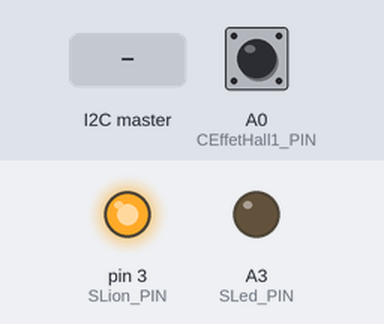
This sketch was run on a simulated Arduino Uno, built with avr-gcc and run on an emulated ATmega328P. On the bench: output pins drawn as LEDs (lit = HIGH). Inputs (shaded band) come from the test bench; at power-on: A0 (CEffetHall1_PIN) HIGH. What the sketch prints to the serial monitor is not drawn.

Above: at 0.05 s.
At 1.2 s:
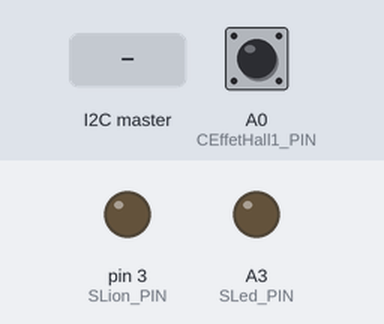
1.3 s: the I2C master sends the byte 1
At 3.1 s:
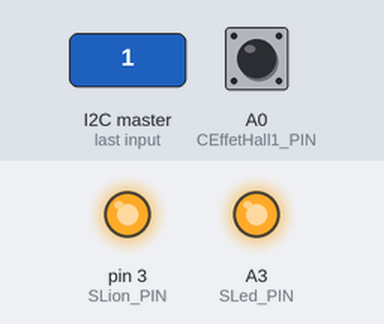
3.6 s: the I2C master sends the byte 0
5.1 s: the I2C master sends the byte 2
Timing chart, 0 to 8.1 s (numbered marks = the images above; inputs shaded):
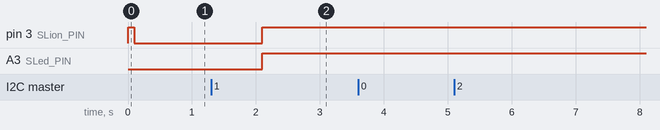

The sketch:

Lion.ino
```cpp
#include <Wire.h>

//Fichier LionB.h
#define SLAVE_ADDRESS 0x13
#define CEffetHall1_PIN A0 //Capteur à effet Hall 1
#define SLed_PIN A3 //Led de sortie
#define SLion_PIN 3 //Actionneur
#define DEBOUNCE 2000

int sd_reading = HIGH;        //Valeur actuelle du capteur
int sd_previous = HIGH;       //Valeur précédente du capteur
long ms_time = 0;

class LionB {

  private :
    bool C_EffetHall;
    bool S_Lion;
    bool S_Led;
    bool mechanism_status;

  public :
    bool actuator[2] = {S_Lion, S_Led};
    bool sensor[1] = {C_EffetHall};
    bool getMechanism_status();
    void setMechanism_status(bool ms);

  public :
    LionB();
    void setupMechanism();
    void execute();
};

//Fichier LionB.cpp

LionB::LionB(){
  C_EffetHall = false;
  S_Led = false;
  S_Lion = false;
  mechanism_status = false;
}

bool LionB::getMechanism_status(){
  return mechanism_status;
}

void LionB::setMechanism_status(bool ms){
  mechanism_status = ms;
}

void LionB::setupMechanism() {

  pinMode(C_EffetHall, INPUT); // pin 6
  digitalWrite(C_EffetHall, HIGH);

  pinMode(SLion_PIN, OUTPUT); // Vers relais lionb
  digitalWrite(SLion_PIN, HIGH);

  pinMode(SLion_PIN, OUTPUT);         //On initialise le pin du relais de l'électroaimant de la ventouse pour le tiroir
  if (S_Lion = false){               //Suivant la valeur de l'attribut
    digitalWrite(SLion_PIN, LOW);       //On active le relais de l'électroaimant par défaut
  }else{
    digitalWrite(SLion_PIN, HIGH);      //On désactive le relais de l'électroaimant par défaut
    }

  pinMode(SLed_PIN, OUTPUT);          //On initialise le pin de la Led
  if (S_Led = false){             //Suivant la valeur de l'attribut
    digitalWrite(SLed_PIN, HIGH);       //On désactive la Led
  }else{
    digitalWrite(SLed_PIN, LOW);       //On active la Led
  }
}

void LionB::execute(){


  sd_reading = digitalRead(CEffetHall1_PIN);       //On récupère la valeur du capteur à effet Hall

  //on tient à vérifier si il y a eu un changement de position ou un parasite (bille qui trésaute)...
  if (sd_reading != sd_previous) {
    ms_time = millis();               //On remet le timer de déparasitage à 0
  }

  sd_previous = sd_reading;

  if (sd_reading == HIGH
  && (millis() - ms_time) > DEBOUNCE){      //On vérifie que la statuette est tournée depuis un certain temps (DEBOUNCE)

    C_EffetHall = false;             //On fixe la valeur de l'attribut capteur

    if (mechanism_status == false) {        //Si il y a eu le premier changement de position

      S_Lion = true;                  //On active l'électroaimant du tiroir
      S_Led = true;                   //On allume la led rouge
      mechanism_status = true;        //On valide le mécanisme
    }
  }else{                        //Si il n'y a pas eu de changement de position positif

    C_EffetHall = false;             //On fixe la valeur de l'attribut capteur
  }

  if (S_Lion == true ){              //Pour désactiver l'electroaimant du tiroir
    digitalWrite(SLion_PIN, HIGH);    //reset pour defaire le solenoide
    digitalWrite(SLed_PIN, HIGH);
  }else
  {
    digitalWrite(SLion_PIN, LOW);    //reset pour defaire le solenoide
    digitalWrite(SLed_PIN, LOW);
  }

  if (S_Led == true ){                    //Pour allumer la led témoin
    delay(100);                           //On attend 0.1 seconde
    digitalWrite(SLed_PIN, HIGH);         //On allume la led de contrôle
  }else{                                  //Pour éteindre la led témoin
    delay(100);                           //On attend 0.1 seconde
    digitalWrite(SLed_PIN, LOW);          //On éteint la led de contrôle
  }

  if ( mechanism_status == false ){         //En cas de reset
    S_Led = false;                  //On change la valeur de l'attribut
    S_Lion = false;    //La led correspondante sur le panneau du superviseur est allumée
  }

}

LionB mechanism = LionB();

void execute_order(String order){

  Serial.print("Order received : ");
  Serial.println(order);//412221

  if(order[1] == '1'){                //Si le 2eme caractère est 1
    mechanism.setMechanism_status(true);      //On valide le mécanisme
  }else if(order[1] == '0'){              //Si le 2eme caractère est 0
    mechanism.setMechanism_status(false);     //On invalide le mécanisme
  }

  for(int i=2; i<sizeof(order); i++) {        //Pour chaque actionneur
    if(order[i] == '1'){              //Si le caractère est 1
      mechanism.actuator[i-1] = true;       //On valide l'actionneur
    }else if(order[i] == '0'){            //Si le caractère est 0
      mechanism.actuator[i-1] = false;      //On invalide l'actionneur
    }
  }
}

void receive_order(int numBytes) {
  String data_received;

  while(Wire.available() > 0) {           //Tant que le message i2c reçu n'est pas fini
    char c = Wire.read();             //On lit le caractère suivant du message sur le bus i2c
    data_received += String(c);           //On ajoute le caractère du message aux données reçus
  }

  if(data_received != "2") {              //Si les données reçues sont bien un message d'ordre
    execute_order(data_received);         //On exécute les ordres du message d'ordre
  }
}

String getMessagei2c() {
  String ms_I2Cmessage = "ms";
  String as_I2Cmessage = "as";
  String sd_I2Cmessage = "sd";
  String I2Cmessage;

  if(mechanism.getMechanism_status() == true){    //Si le mécanisme est validé
    ms_I2Cmessage += "T";             //On ajoute T au message i2c
  }else{                        //Si le mécanisme est invalide
    ms_I2Cmessage += "F";             //On ajoute F au message i2c
  }

  for(int i=0; i<sizeof(mechanism.actuator); i++){  //Pour chaque actionneur du mécanisme
    if (mechanism.actuator[i] == true){       //Si l'actionneur est validé
      as_I2Cmessage += "T";           //On ajoute T au message i2c
    }else{                      //Si l'actionneur est invalidé
      as_I2Cmessage += "F";           //On ajoute F au message i2c
    }
  }
  if(as_I2Cmessage.length() < 6){
    for(int i=as_I2Cmessage.length()-1; i<5; i++){  //Tant que le message est inférieur à 6 caractere
      as_I2Cmessage += "X";           //On ajoute X au message i2c
    }
  }
/*
  for(int i=0; i<sizeof(mechanism.sensor)/2; i++){        //Pour chaque capteur du mécanisme
    sd_I2Cmessage += mechanism.getC_Poids();//mechanism.sensor[i];            //On ajoute la valeur du capteur au message i2c
    sd_I2Cmessage += "X";             //Et on ajoute aussi X
  }
  */
  I2Cmessage = ms_I2Cmessage + as_I2Cmessage + sd_I2Cmessage;//msFasFFFFsdF

  Serial.print("Message send to Raspberry : ");
  Serial.println(I2Cmessage);

  return I2Cmessage;
}

void send_status() {
  Wire.write(getMessagei2c().c_str());  //On écrit le message i2c dans l'objet Wire
}

void setup() {
  Serial.begin(9600);
  Wire.begin(SLAVE_ADDRESS);        //On indique à l'objet Wire l'adresse esclave utilisé par l'Arduino
  Wire.onReceive(receive_order);      //On récupère le message s'ordre reçu sur le bus i2c via la fonction receive order
  Wire.onRequest(send_status);      //On envoie le messagei2c sur le bus i2c
  mechanism.setupMechanism();       //On donne une configuration de base au mécanisme
}

void loop() {
  delay(100);               //On attends 0.1 seconde
  mechanism.execute();          //On exécute le mécanisme
}
```

Measured:
- after the input at 3.6 s, every drawn part: stays the same
- after the input at 5.1 s, every drawn part: stays the same
